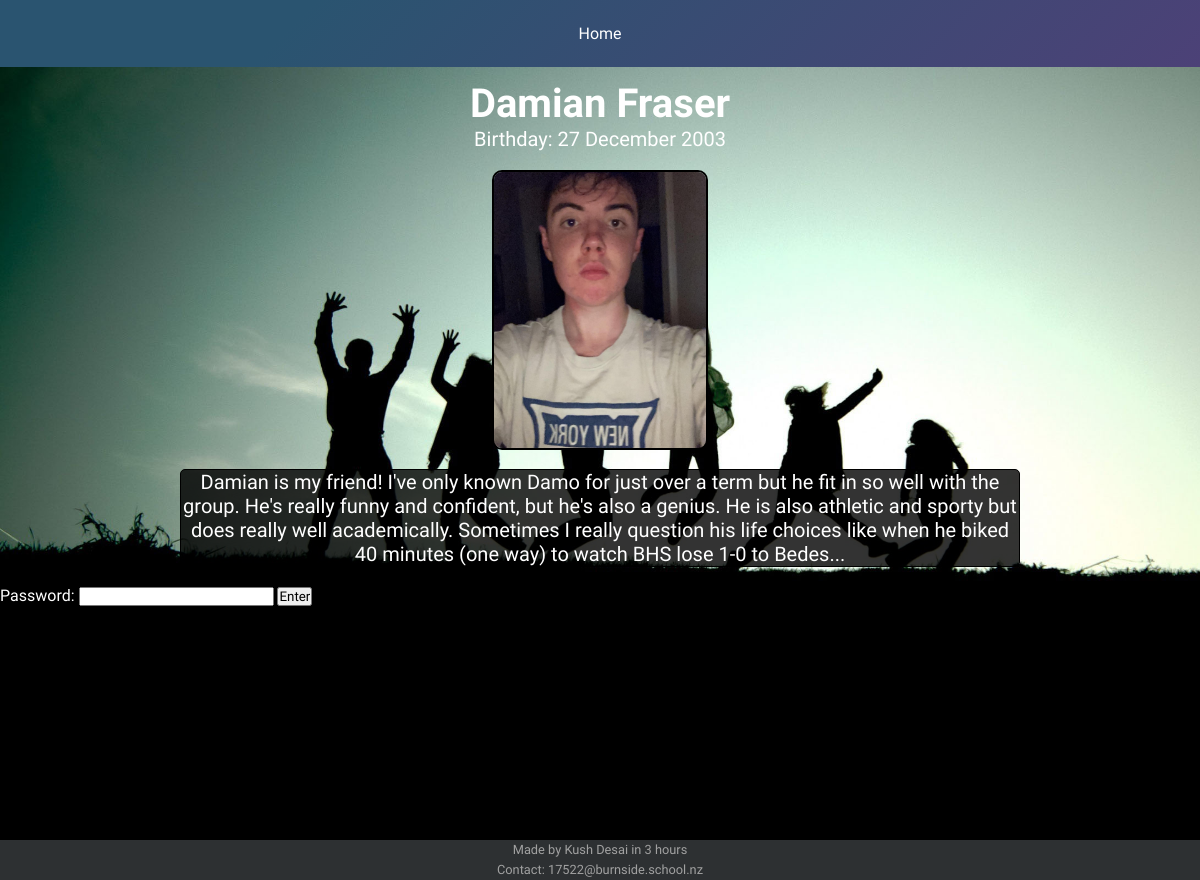
The app's page /friend/4, older data.
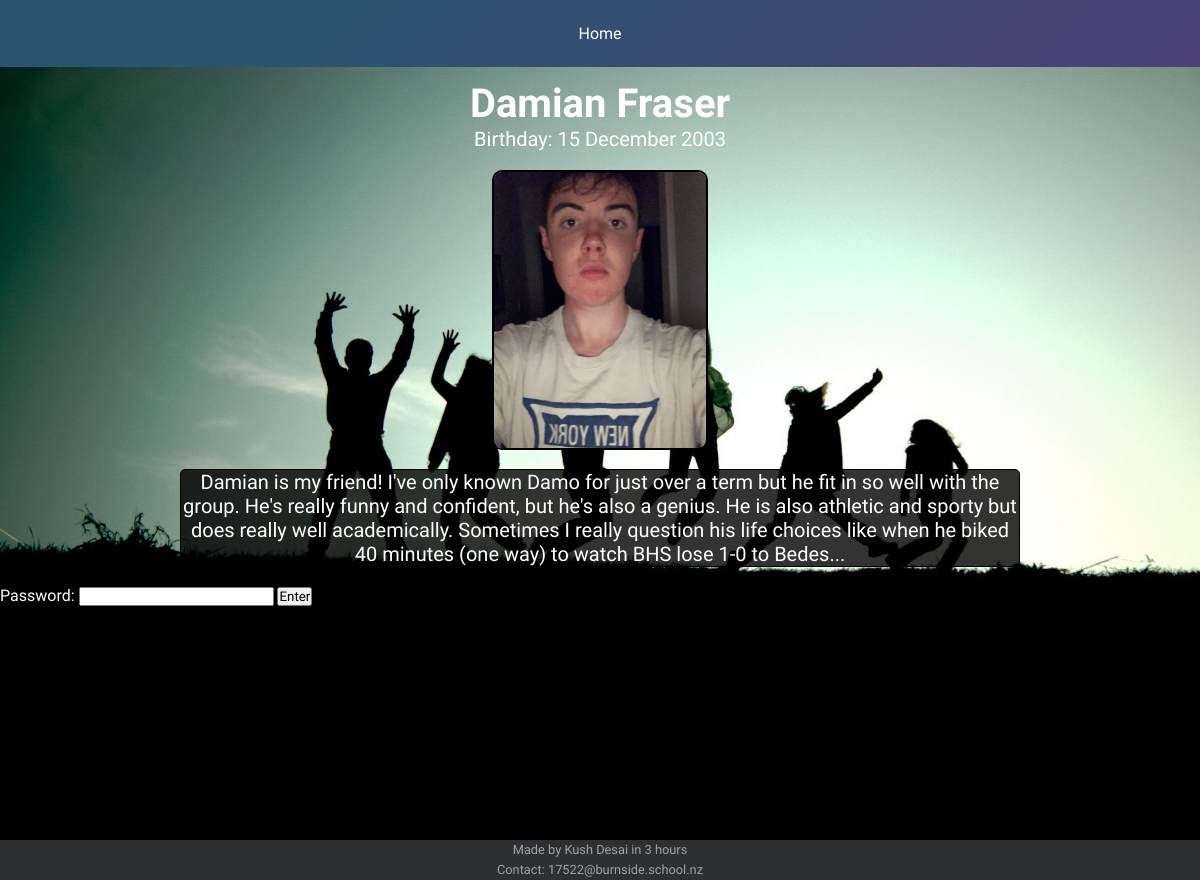
The same page, newer data.
### tables this page shows
CREATE TABLE friend (id INTEGER PRIMARY KEY AUTOINCREMENT, name STRING, description TEXT, password STRING, message TEXT, image STRING, birthday STRING);

### main.py (the view, shortened to what this page needs)
@app.route('/friend/<int:id>', methods=['POST','GET'])
def friend(id):
    q = "SELECT * FROM Friend WHERE id = ?"
    val = (id, )
    friend = connect(q, val, single = True)
    print(friend)
    hidden = [""]
    return render_template('friend.html', friend = friend, hidden = hidden[0])

### main.py (called while the page is built)
@app.context_processor
def context_processor():
    return dict(title = app.config['TITLE'])

def connect(query, val = tuple(''), single = False):
    conn = sqlite3.connect(app.config['DATABASE'])
    cur = conn.cursor()
    if val:
        cur.execute(query, val)
    else:
        cur.execute(query)
    result = cur.fetchone() if single else cur.fetchall()
    conn.close()
    return result

### templates/friend.html (shortened to what this page needs)
{% extends 'layout.html' %} {% block content %}
<div class = 'friend'>
  <h1>{{ friend[1] }}</h1>
  <p>Birthday: {{friend[6]}}</p>
  <br>
  <img src = '{{ friend[5] }}' style="align-self:center;">
  <br>
  <div class = "text">
  <p>
    {{friend[2]}}
  </p>
  </div>
<br>
<form class = 'password' method="POST">
  <label>Password: </label>
  <input type ='password' name = 'password'>
  <input type = 'submit' value='Enter'>
</form>
<br>
</div>
{% endblock %}

### templates/layout.html (shortened to what this page needs)
<!doctype html>
<html lang = 'en'>
<head>
	<link rel = "stylesheet" href = "/static/css/style.css" />
</head>
<body>
	<div id = "wrapper">
		<nav>{% include 'nav.html' %}</nav>
		<main>{% block content %}{% endblock %}</main>
		<footer>{% include 'footer.html' %}</footer>
	</div>
</body>
</html>

### templates/nav.html
<div>
<ul class = "nav-links">
    <li><a href = "/">Home</a></li>
</ul>

### templates/footer.html
<p>Made by Kush Desai in 3 hours</p>
<p>Contact: 17522@burnside.school.nz</p>

### static/css/style.css (style rules this page uses)
* { margin:0; padding:0; box-sizing: border-box; font-family: 'Exo 2', sans-serif; }
body { color: white; background-image: url('/static/images/bg.jpg'); background-repeat: no-repeat; background-size: cover; }
h1 { font-size: 40px; text-align: center; padding: 0; margin: 0; }
p { font-size: 20px; color: white; text-align: center; }
a { color: white; text-decoration: none; }
img { border: 2px solid black; border-radius: 10px; max-height: 35vh; }
nav { display: flex; justify-content: space-around; align-items: center; width: 100%; background-image: linear-gradient(315deg, #4c4177 0%, #2a5470 75%); position: fixed; top: 0px; max-height: 12vh; min-height: 8vh; z-index: 1; }
nav ul { list-style-type: none; display: flex; margin: 0; padding: 0; overflow: hidden; }
nav ul li { display: inline-block; padding: 0px 5px; margin: 0px 10px; transition: all 0.4s; }
nav ul li a { color: white; text-decoration: none; padding: 3vh 5px; display: block; position: relative; transition: all 0.4s; }
nav a::before { background-color: #b488da; }
nav a::before { content : ""; transition: all 0.47s ease-in-out; position: absolute; right: 50%; left: 50%; bottom: 2vh; height: 3px; }
main { min-height: 95vh; }
.text { margin: 0 auto; width: 70%; text-align: center; border: 1px solid black; border-radius: 5px; background: rgba(0,0,0,0.8); }
.friend { display: flex; justify-content: space-around; flex-direction: column; }
footer { text-align: center; min-height: 5vh; line-height: 20px; background-color: #2d3032; width: 100%; }
footer p { color: rgb(161, 161, 161); font-size: 80%; }

Row changes from the older to the newer data that the page shows:
changed friend "Damian Fraser": birthday "27 December 2003" → "15 December 2003"
